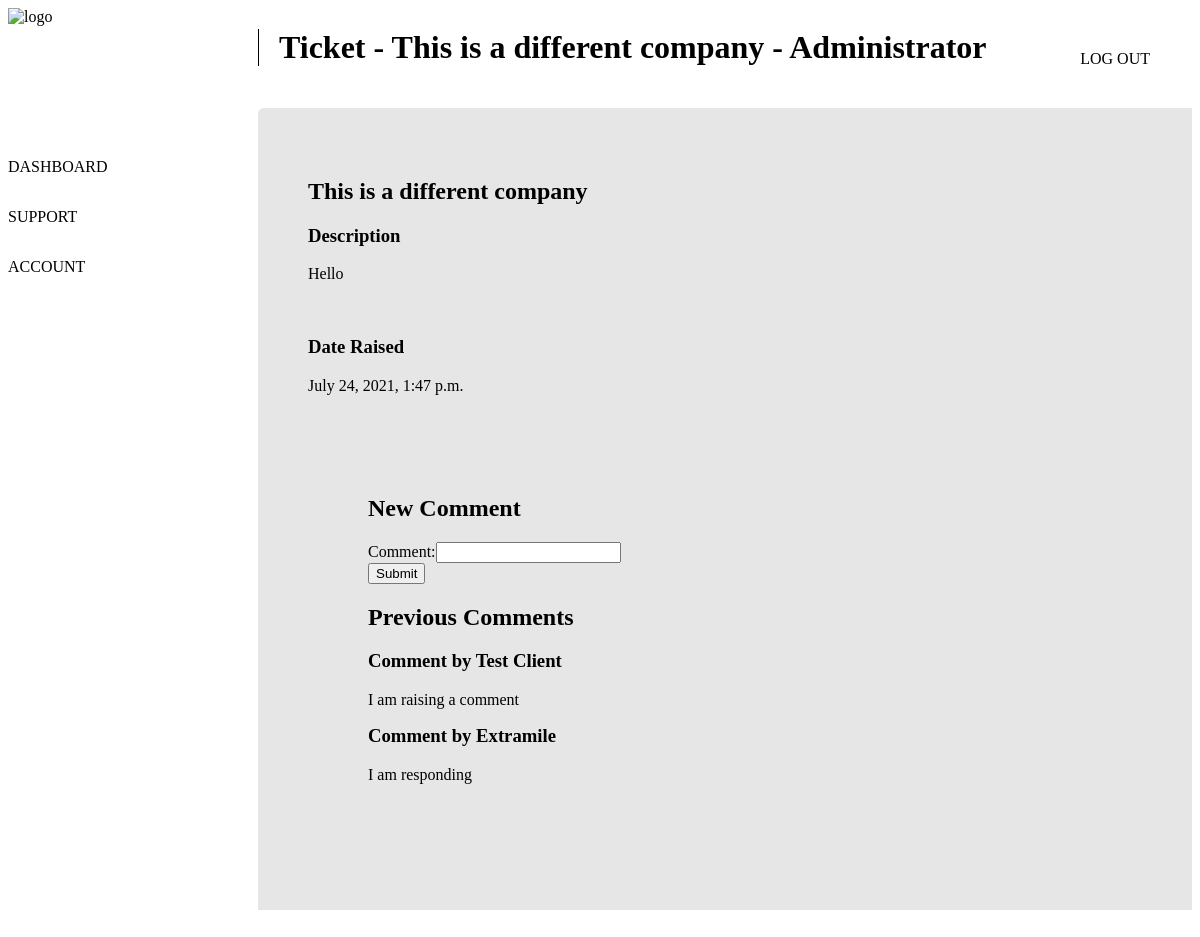
The app's page /comment/3/ (signed in), older data.
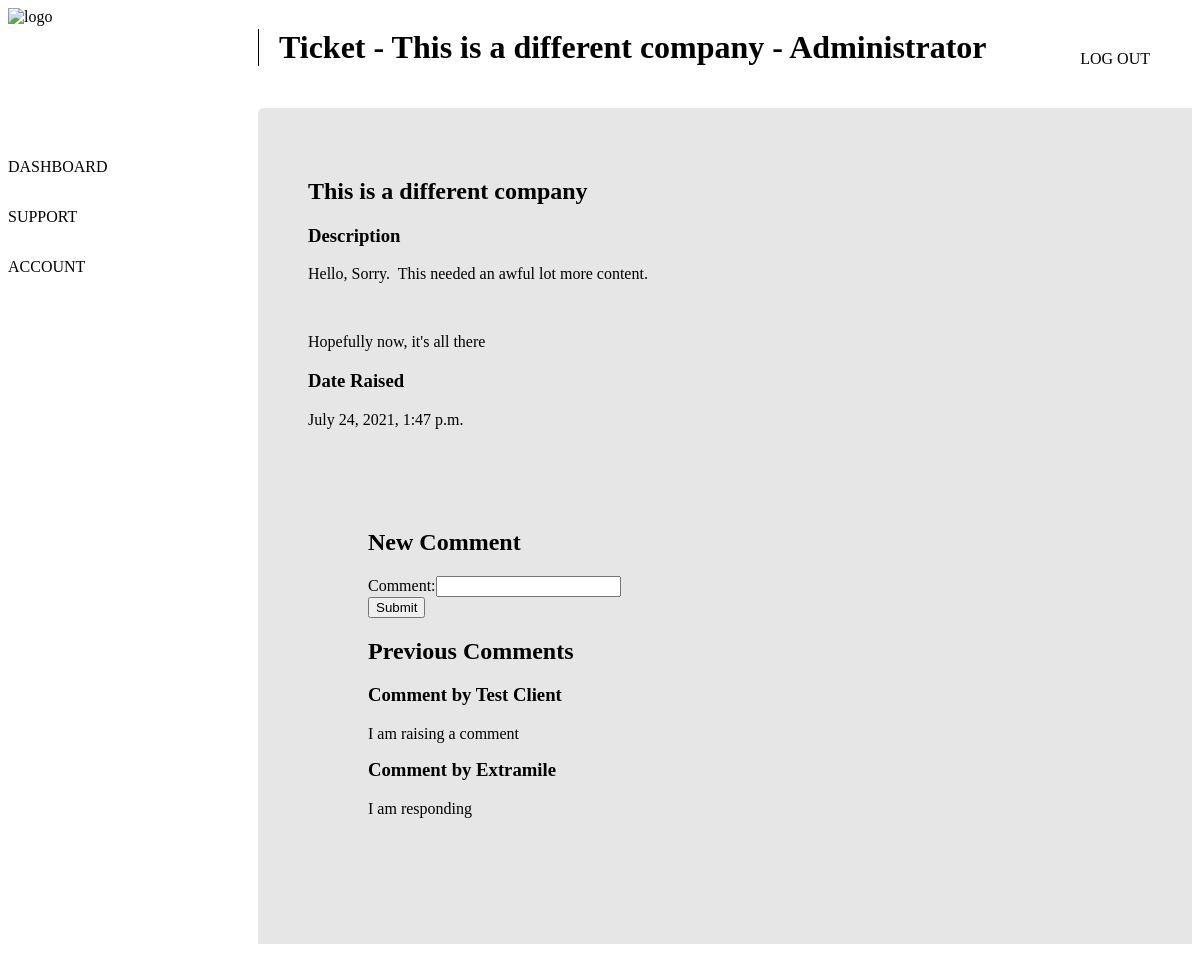
The same page, newer data.
### tickets/models.py (models this page shows, shortened)
class Ticket(models.Model):
    client = models.ForeignKey(Client, on_delete=models.CASCADE)
    title = models.CharField(max_length = 50, default='')
    issue = models.TextField()
    wrike_number = models.CharField(max_length = 10)
    severity = models.CharField(
        max_length=2,
        choices = [
        ('ST', 'Standard'),
        ('HI','High'),
        ('VH','Very High'),
        ('CR','Critical')
        ]
    )
    hours_predicted = models.FloatField(default=0)
    hours_used = models.FloatField(default=0)
    customer_feedback_requested = models.BooleanField(default=False)
    resolved = models.BooleanField(default=False)
    date_created = models.DateTimeField('Date Created')
    date_updated = models.DateTimeField('Date Updated', null=True)
    file_upload = models.FileField(null=True)

### tickets/views.py (the view)
# urls.py: path('comment/<int:number>/', views.comment, name='comment'),
def comment(request, number):
    if not request.user.is_authenticated:
        return redirect('/')
    company = Client.objects.filter(user=request.user).first()
    ticket = Ticket.objects.filter(pk = number).first()
    if company != ticket.client:
        if request.user.is_staff != True:
            return redirect('/')
    form = CommentForm({'commmenter': company.client_name, 'comment': '', 'file': '',})
    comments = Comment.objects.filter(ticket = number).all()
    return render(request,'tickets/comment.html', {'company':company, 'form':form, 'ticket': ticket, 'comments':comments,})

### tickets/forms.py
class CommentForm(forms.Form):
    commenter = forms.CharField(widget=forms.HiddenInput(), required = False)
    comment = forms.CharField(widget=TinyMCE(attrs={'cols': 80, 'rows': 30}), required = False)
    hcaptcha = hCaptchaField()

### tickets/models.py (called while the page is built)
    def __str__(self):
        return self.client_name

### tickets/templates/tickets/comment.html (shortened to what this page needs)
{% extends 'base.html' %}
{% load jsonify %}
{% block content %}
    <div class="page-wrap">
      <div class="main-wrap">
        <div class="sidebar">
          <img src="" alt="logo">
          <a href="/dashboard">Dashboard</a>
          <a href="/support">Support</a>
          <a href="/account">Account</a>
        </div>
        <div class="main_content admin-tickets">
          <div class="head_section">
            <h1 class='head-title'> Ticket - {{ ticket.title }} - Administrator</h1>
          </div>
          <div class="admin-tickets_section">
            <div class="ticket">
            <h2>{{ ticket.title }}</h2>
            <h3>Description</h3>
            <p>{{ ticket.issue|safe }}</p>
            <h3>Date Raised</h3>
            <p>{{ ticket.date_created }}</p>
            <div class="comments">
              <div class="new">
                <h2>New Comment</h2>
                <form class="newcommentform" action = "./post/" method="post">
                  {{ form }}<br>
                  <button type="submit" name="button">Submit</button>
                </form>
              </div>
              <h2>Previous Comments</h2>
              {% for comment in comments  %}
                <h3>Comment by {{ comment.sender }}</h3>
                <p>{{ comment.comment|safe }}</p>
              {% endfor %}
            </div>
          </div>
        </div>
      </div>
    </div>
{% endblock content %}

Row changes from the older to the newer data that the page shows:
changed Ticket "This is a different company": issue "Hello" → "Hello, Sorry. This needed an awful lot more content. Hopefully now, it's all there"
